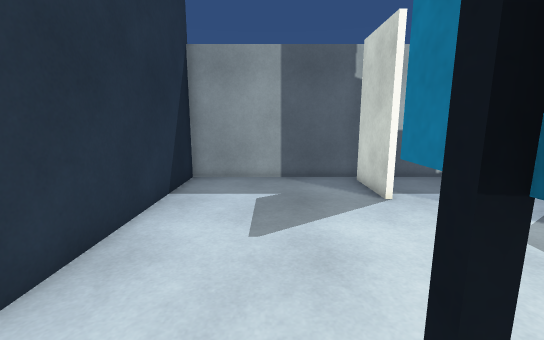
view 1 (above)

16 first-person views from a walk through a Unity game level. The camera is 1.3 m above the floor, tilts 10° down and sees 90° across. The floor is counted in squares, 0.5 m on a side. Each view is taken from the middle of a square. On the plan, view 1 faces up. The plan holds only what a view shows up to about 19 squares ahead; the rest is blank. The player is left out.

view 2
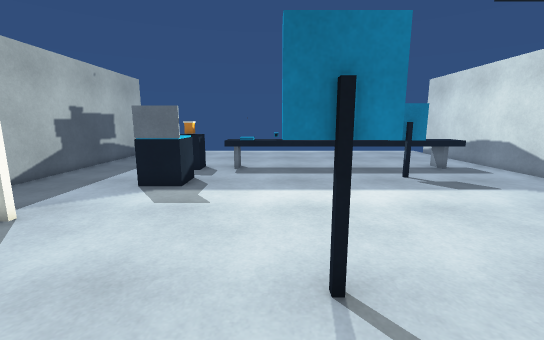

view 3
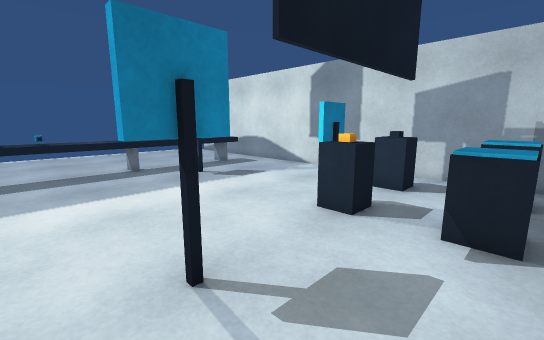

view 4
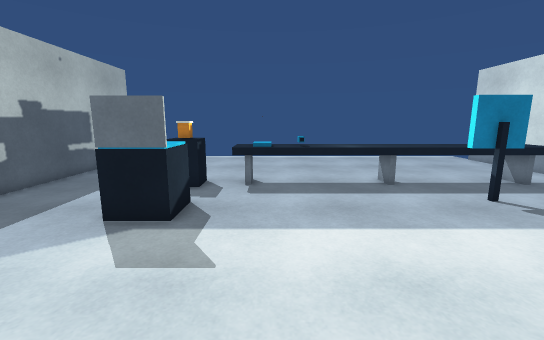

view 5
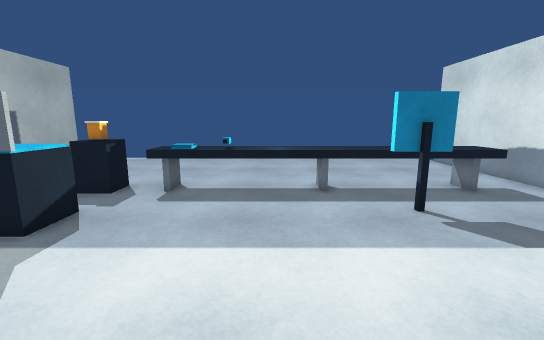

view 6
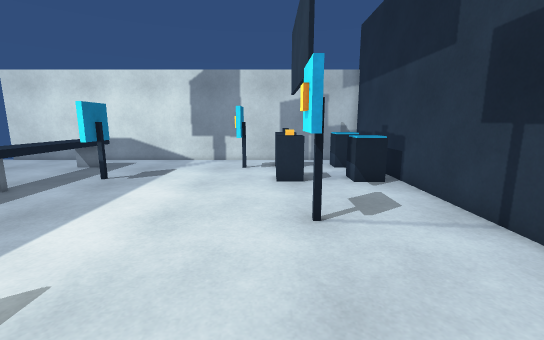

view 7
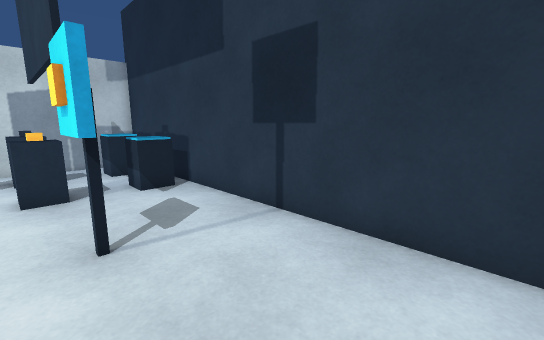

view 8
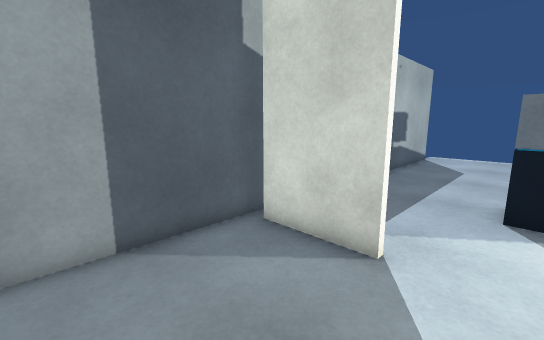

view 9
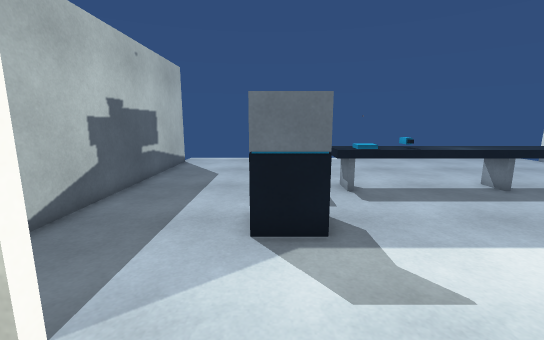

view 10
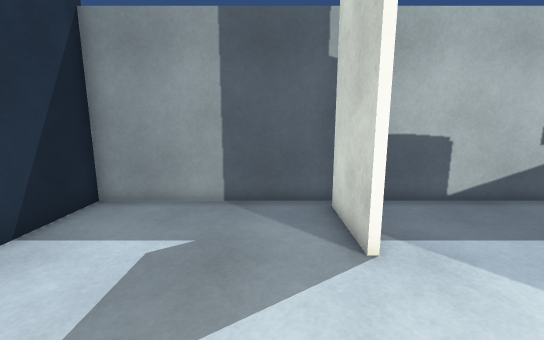

view 11
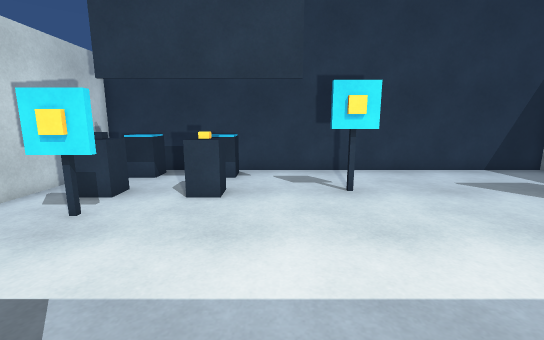

view 12
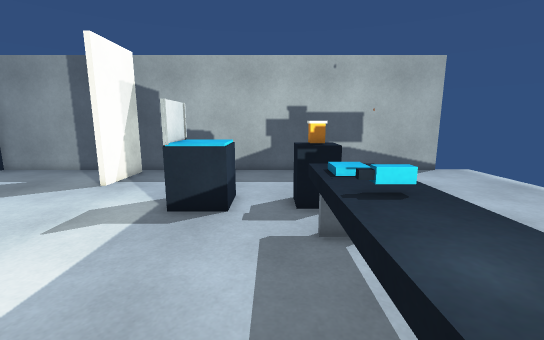

view 13
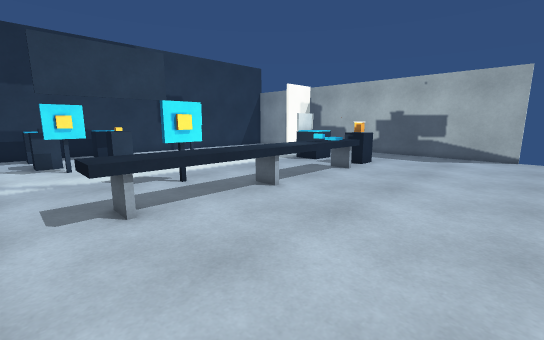

view 14
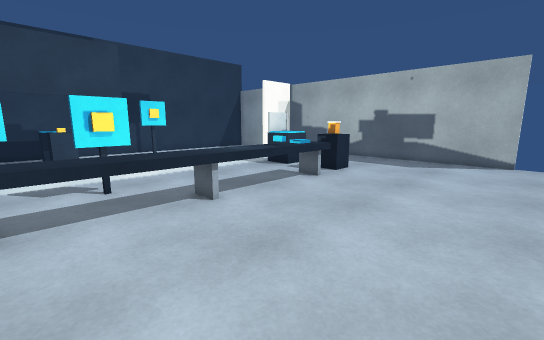

view 15
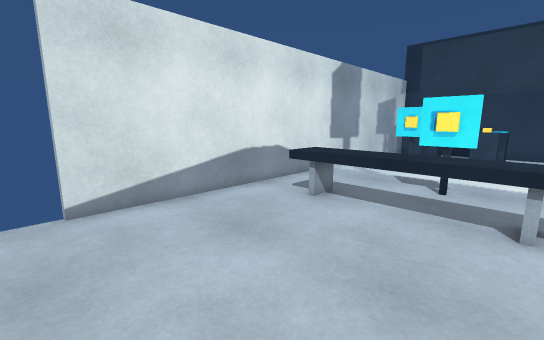

view 16
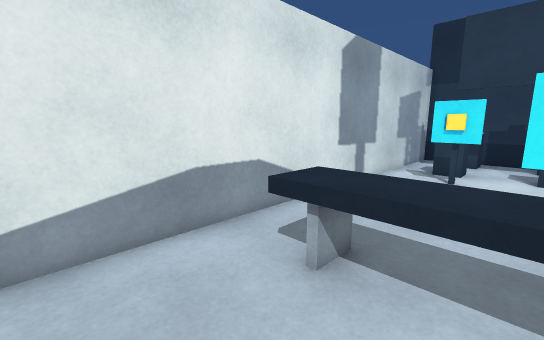

### Floor plan
Key: @ floor where view 1 was taken; # wall or solid block; x gap in a wall; . floor; = window, fence, low wall or low ledge; ^ raised ledge; O other object.
Columns run from 4 left of view 1 to 21 right of it. Each row starts with its distance up from view 1.
 13 ########################x
 12 #.......#.................
 11 #.......#.................
 10 #.......#.................
  9 #.......#.................
  8 #.........................
  7 #...........#OO.OO........
  6 #...........#^O.OO........
  5 #.........................
  4 #...............^^=.......
  3 #...............^^=.......
  2 #....O..........^O........
  1 #....O..........^^........
  0 #...@O..........^^........
 -1 #...............^^........
 -2 #...............^^........
 -3 #...............^^........
 -4 #OO..OO.......O.^^........
 -5 #OO..OO.......O.^^........
 -6 #...............^^........
 -7 # ......#.......^^........
 -8 #OO..OOx#.......^^........
 -9 # O..OO...................
-10 #.........................
-11 ########################x

Where each view was taken, in squares from view 1:
view 1: 0 up, 0 right, facing up
view 2: 2 up, 3 left, facing right
view 3: 3 up, 3 left, facing down-right
view 4: 3 up, 1 right, facing right
view 5: 0 up, 2 right, facing right
view 6: 8 up, 2 right, facing down
view 7: 7 up, 2 right, facing down-left
view 8: 7 up, 1 left, facing up-right
view 9: 7 up, 2 right, facing right
view 10: 4 up, 2 right, facing up
view 11: 2 down, 11 right, facing left
view 12: 2 down, 11 right, facing up
view 13: 10 down, 21 right, facing up-left
view 14: 7 down, 21 right, facing up-left
view 15: 2 down, 21 right, facing down-left
view 16: 5 down, 17 right, facing down-left
